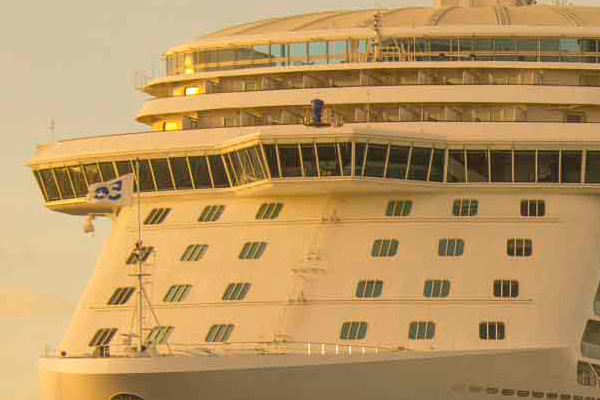
#> input picture Python/BuckysCodeExamples/CruiseShip600x400.jpg, 600 x 400 px
$ python ImageTransformations.py   (older library calls are emulated)
#> lines starting #> are read from the running program, lines starting #| are printed output that depends on the picture
import PIL
from PIL import Image

ship = Image.open("CruiseShip600x400.jpg")
#> ship is the input picture: PIL image 600x400 RGB; mean R, G, B 185.7, 149.7, 97
ship.show()

# Set long edge maximum
basewidth = 400

# Measure and calculate aspect ratio
img_original = Image.open('CruiseShip600x400.jpg')
wpercent = (basewidth/float(img_original.size[0]))
#> wpercent = 0.667
hsize = int((float(img_original.size[1])*float(wpercent)))
#> hsize = 266

# Resize the image maintaining the aspect ratio and antialias the image
img_resized = img_original.resize((basewidth,hsize), PIL.Image.ANTIALIAS)
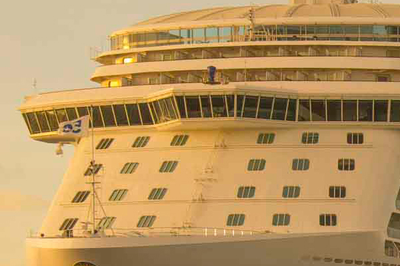
#> img_resized: PIL image 400x266 RGB; mean R, G, B 185.7, 149.7, 97.1

# Save the resized image and show it
# img_resized.save('ScaledShip.jpg')
img_resized.show()

# Flip left/right
img_flippedLeftRight = img_original.transpose(Image.FLIP_LEFT_RIGHT)
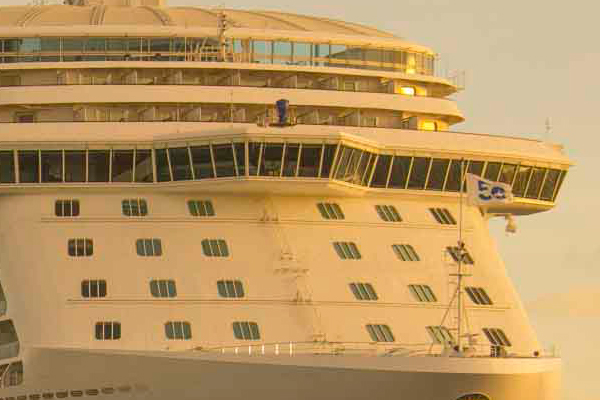
#> img_flippedLeftRight: PIL image 600x400 RGB; mean R, G, B 185.7, 149.7, 97
img_flippedLeftRight.show()

# Rotate 90
img_rotate90 = img_original.transpose(Image.ROTATE_90)
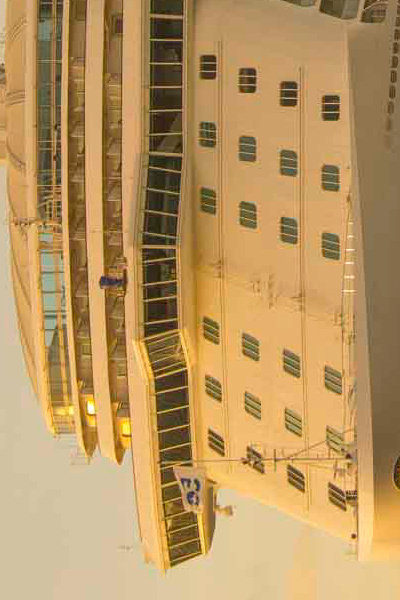
#> img_rotate90: PIL image 400x600 RGB; mean R, G, B 185.7, 149.7, 97
img_rotate90.show()

$ run again, with Python/BuckysCodeExamples/CruiseShip.jpg copied over Python/BuckysCodeExamples/CruiseShip600x400.jpg
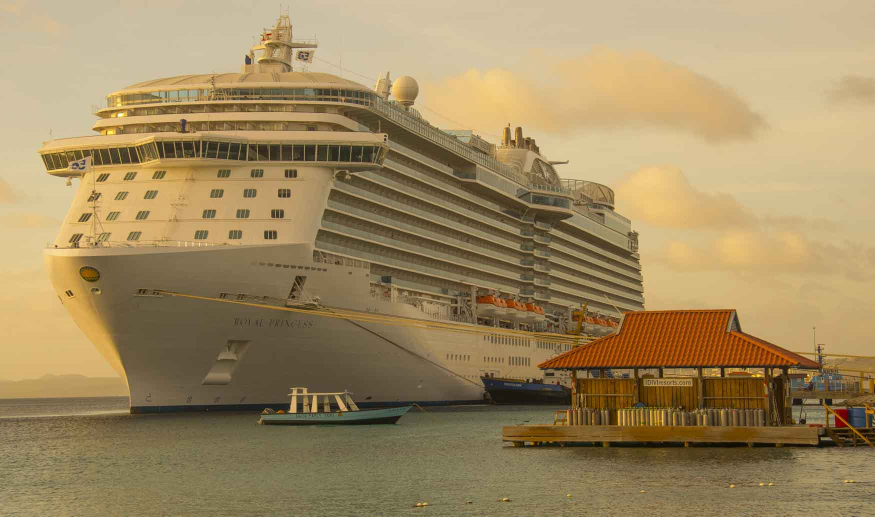
#> input picture Python/BuckysCodeExamples/CruiseShip.jpg, 1750 x 1033 px (shown at 1/2 size)
#> ship is the input picture: PIL image 1750x1033 RGB; mean R, G, B 159, 137.4, 96.7
#> `img_flippedLeftRight = img_original.transpose(Image.FLIP_LEFT_RIGHT)`:
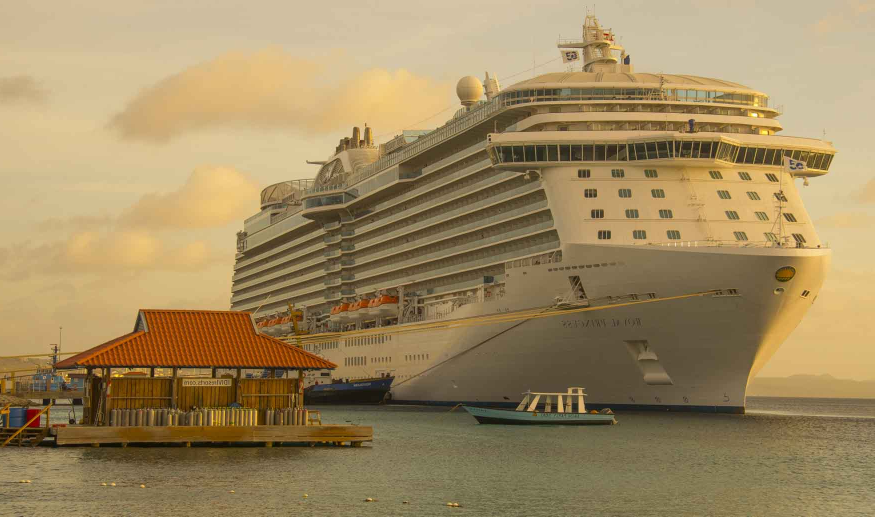
#> img_flippedLeftRight: PIL image 1750x1033 RGB (shown at 1/2 size); mean R, G, B 159, 137.4, 96.7
#> `img_rotate90 = img_original.transpose(Image.ROTATE_90)`:
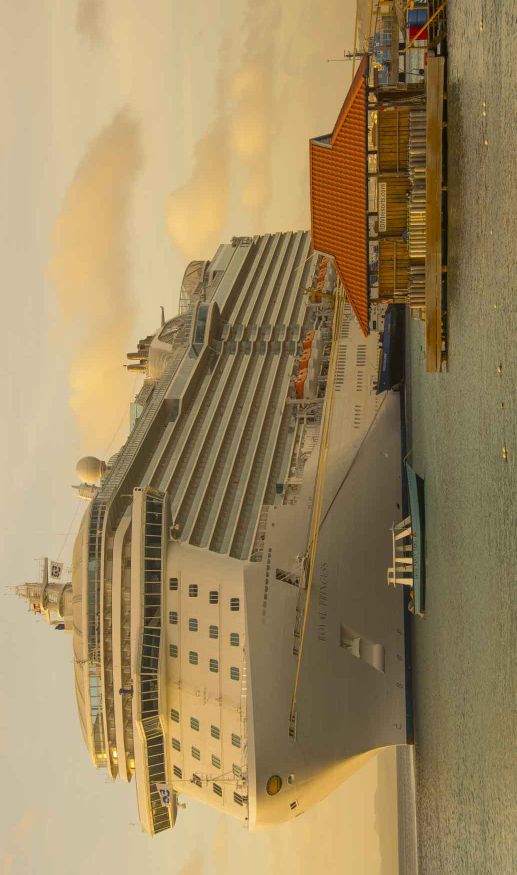
#> img_rotate90: PIL image 1033x1750 RGB (shown at 1/2 size); mean R, G, B 159, 137.4, 96.7
